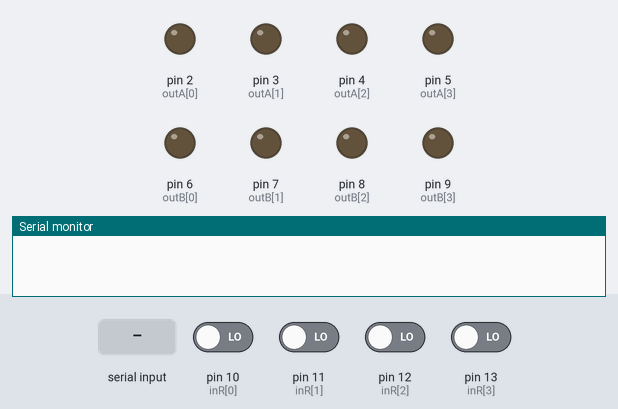
The sketch below on a simulated Arduino Uno, built with avr-gcc and run on an emulated ATmega328P. Parts: output pins drawn as LEDs (lit = HIGH), the last lines printed to the serial monitor. The inputs (shaded band) are chosen by the test bench; at power-on: pin 10 (inR[0]), pin 11 (inR[1]), pin 12 (inR[2]), pin 13 (inR[3]) LOW.

Above: at 1.2 s.
1.3 s: "90 45\n" received over Serial
At 2.5 s:
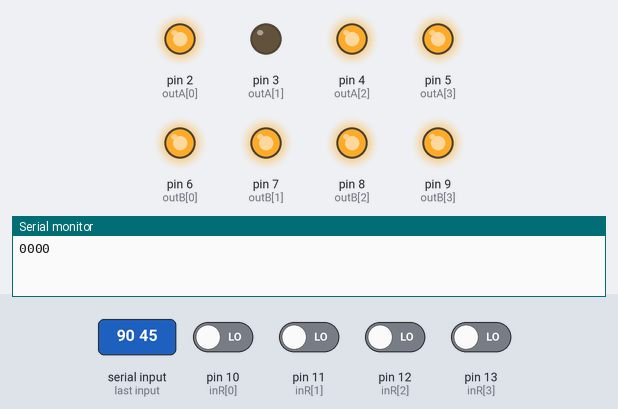
2.8 s: "30 150\n" received over Serial
At 3.6 s:
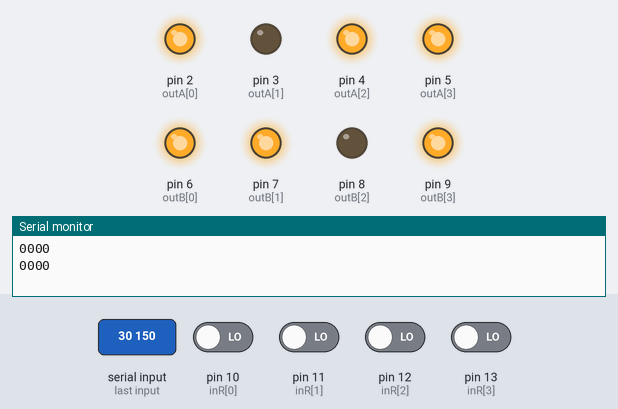
Timing chart, 0 to 5.8 s (numbered marks = the images above; inputs shaded):
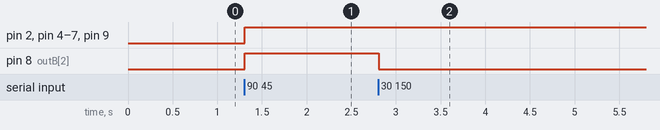

The sketch:

and4.ino.ino
```cpp
// 74Hc08 - AND Gate

const int bits = 4;
const int outA[] = {2, 3, 4, 5};
const int outB[] = {6, 7, 8, 9};
const int inR[] = {10, 11, 12, 13};

String inputLine = "";
String binStr[2];

void setup() {
  Serial.begin(9600);

  for (int i = 0; i < bits; i++) {
    pinMode(outA[i], OUTPUT);
    pinMode(outB[i], OUTPUT);
    pinMode(inR[i], INPUT);
  }
}

void loop() {
  if (Serial.available()) {
    inputLine = Serial.readStringUntil('\n');
    inputLine.trim();  // 앞뒤 공백 제거

    int spaceIndex = inputLine.indexOf(' ');

    if (spaceIndex != -1) {
      binStr[0] = inputLine.substring(0, spaceIndex);
      binStr[1] = inputLine.substring(spaceIndex + 1);

      for (int i = 0; i < bits; i++) {
        digitalWrite(outA[i], binStr[0][i] - '0');
        digitalWrite(outB[i], binStr[1][i] - '0');
      }

      delay(10);

      for (int i = 0; i < bits; i++) {
        int state = digitalRead(inR[i]);
        Serial.print(state);
      }

      Serial.println();
    }
  }
}
```

Measured:
- after the input at 1.3 s, pin 2 (outA[0]), pin 4 (outA[2]), pin 5 (outA[3]), pin 6 (outB[0]), pin 7 (outB[1]), pin 8 (outB[2]), pin 9 (outB[3]): LOW → HIGH at once
- after the input at 2.8 s, pin 8 (outB[2]): HIGH → LOW at once
